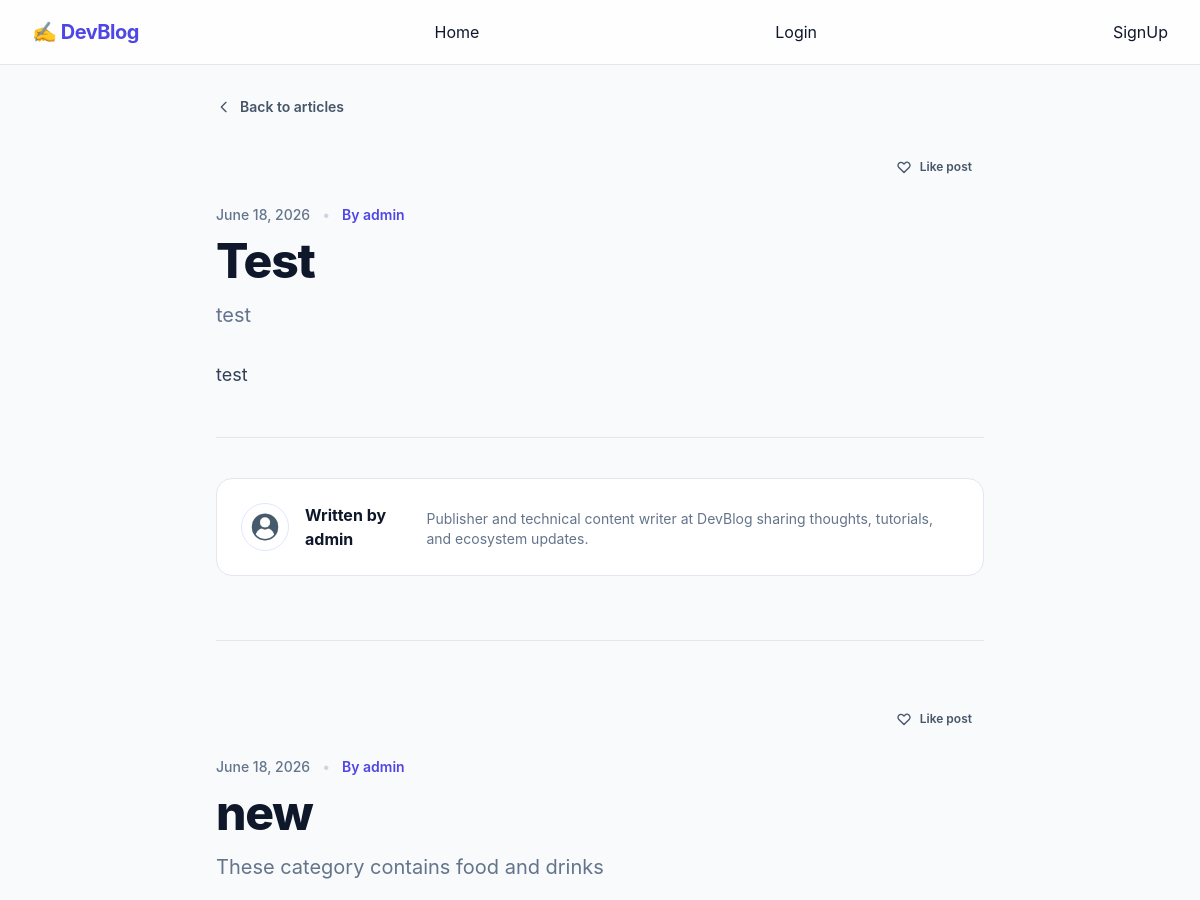
The app's page / (upper part), older data.
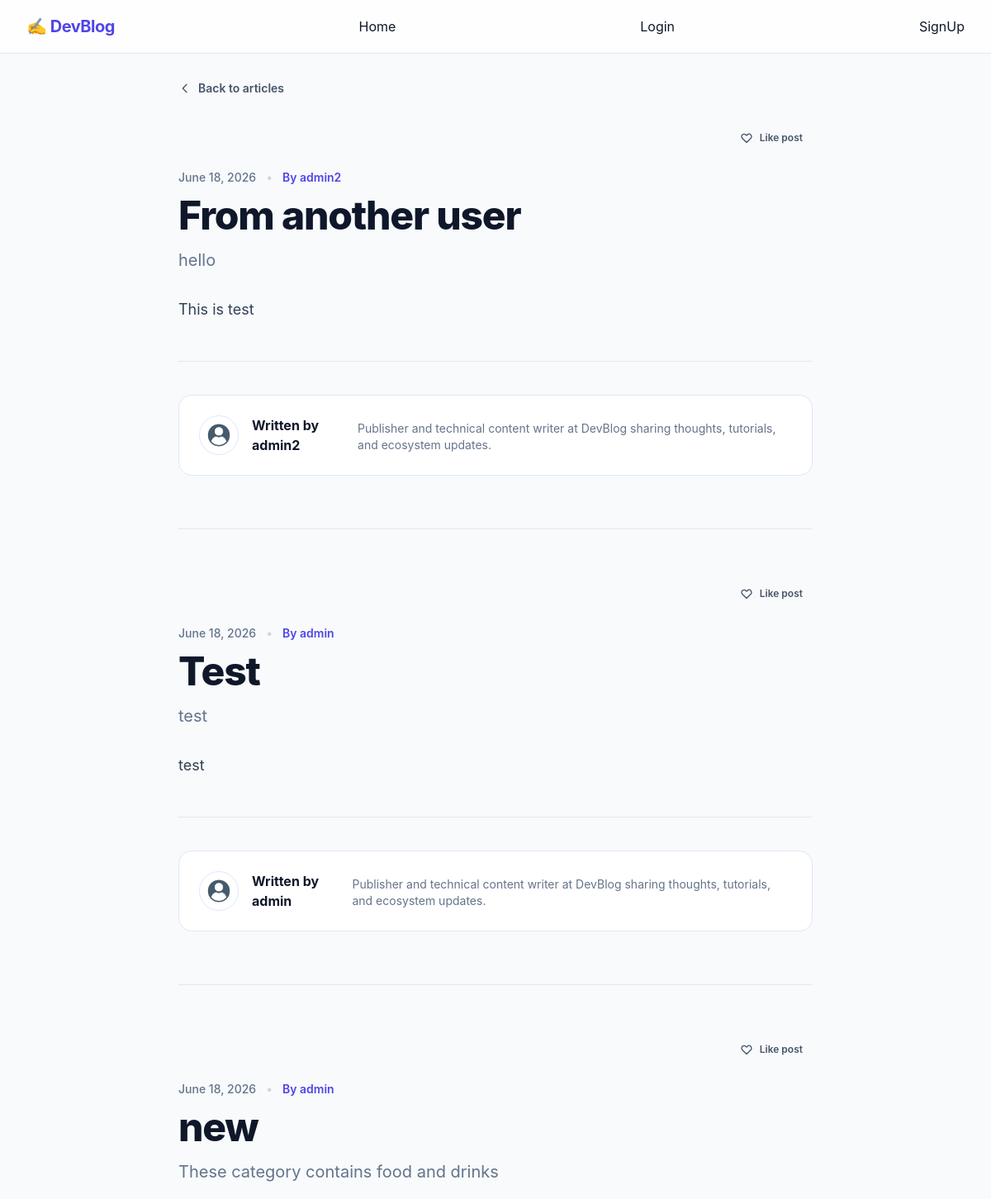
The same page, newer data.
### posts/models.py (models this page shows, shortened)
class Post(models.Model):
    title = models.CharField(max_length=100)
    desc = models.CharField(max_length=600)
    author = models.ForeignKey(CustomUser, on_delete=models.CASCADE)
    image = models.ImageField(upload_to='posts/', null=True, blank=True)
    body = models.TextField()
    category = models.ForeignKey(Category, on_delete=models.SET_NULL, null=True, blank=True)
    created_at = models.DateTimeField(auto_now_add=True)
    @property
    def users_who_liked(self):
        return [like.user for like in self.likes.all()]

### accounts/models.py (models this page shows)
class CustomUser(AbstractUser):
    age = models.IntegerField(null=True, blank=True)
    profile_img = models.ImageField(upload_to='avatars/', default='default_profile.jpg', blank=True)
    phone_number = models.CharField(max_length=15, blank=True, null=True)

### home/views.py (the view)
# urls.py: path('', HomeView.as_view(), name='home')
class HomeView(View):
    def get(self, request):
        posts = Post.objects.order_by('-id')[:6]
        return render(request, 'index.html', {'posts':posts})

### templates/index.html (shortened to what the changed rows need)
{% extends 'base.html' %}
{% block content %}
<div class="max-w-3xl mx-auto">
    <div class="space-y-16">
        {% for post in posts %}
            <div class="border-b border-slate-200 pb-16 last:border-b-0 last:pb-0">
                <div class="mb-6 flex items-center justify-end">
                    <form method="POST" action="{% url 'like' post.pk %}" class="inline-block">
                        {% if request.user in post.users_who_liked.all or request.user in post.users_who_liked %}
                            <button type="submit" class="inline-flex items-center gap-2 text-xs font-semibold text-rose-600 bg-rose-50 hover:bg-rose-100 px-3 py-1.5 rounded-full transition-colors">
                                <svg class="h-4 w-4 fill-rose-600" xmlns="http://www.w3.org/2000/svg" viewBox="0 0 24 24">
                                    <path d="M12 21.35l-1.45-1.32C5.4 15.36 2 12.28 2 8.5 2 5.42 4.42 3 7.5 3c1.74 0 3.41.81 4.5 2.09C13.09 3.81 14.76 3 16.5 3 19.58 3 22 5.42 22 8.5c0 3.78-3.4 6.86-8.55 11.54L12 21.35z"/>
                                </svg>
                                <span>Liked</span>
                            </button>
                        {% else %}
                            <button type="submit" class="inline-flex items-center gap-2 text-xs font-semibold text-slate-600 bg-slate-50 hover:bg-slate-100 hover:text-slate-900 px-3 py-1.5 rounded-full transition-colors">
                                <svg class="h-4 w-4 fill-none stroke-current stroke-2" xmlns="http://www.w3.org/2000/svg" viewBox="0 0 24 24">
                                    <path stroke-linecap="round" stroke-linejoin="round" d="M4.318 6.318a4.5 4.5 0 000 6.364L12 20.364l7.682-7.682a4.5 4.5 0 00-6.364-6.364L12 7.636l-1.318-1.318a4.5 4.5 0 00-6.364 0z" />
                                </svg>
                                <span>Like post</span>
                            </button>
                        {% endif %}
                    </form>
                </div>
                <a href="{% url 'post-detail' post.pk %}">
                    <header class="mb-8">
                        <div class="flex items-center gap-x-3 text-sm text-slate-500 mb-3">
                            <time datetime="{{ post.created_at|date:'Y-m-d' }}" class="font-medium">
                                {{ post.created_at|date:"F d, Y" }}
                            </time>
                            <span class="text-slate-300">•</span>
                            <span class="inline-flex items-center gap-1 font-semibold text-indigo-600">
                                By {{ post.author }}
                            </span>
                        </div>
                        <h1 class="text-3xl font-extrabold tracking-tight text-slate-900 sm:text-4xl md:text-5xl leading-tight">
                            {{ post.title }}
                        </h1>
                        {% if post.desc %}
                            <p class="mt-4 text-lg md:text-xl text-slate-500 font-normal leading-relaxed">
                                {{ post.desc }}
                            </p>
                        {% endif %}
                    </header>
                    <div class="prose prose-indigo max-w-none text-slate-700 leading-relaxed space-y-6 text-base md:text-lg">
                        {{ post.body|linebreaks }}
                    </div>
                </a>
                 <a href="{% url 'user-profile' post.author.username %}">
                    <section class="mt-12 pt-10 border-t border-slate-200">
                        <div class="bg-white rounded-2xl border border-slate-200 p-6 flex flex-col sm:flex-row items-start sm:items-center gap-4">
                            <div class="h-12 w-12 rounded-full overflow-hidden bg-indigo-50 border border-indigo-100 flex items-center justify-center text-indigo-600 font-bold text-lg uppercase shadow-inner flex-shrink-0">
                                    {% if post.author.profile_img %}
                                        <img src="{{ post.author.profile_img.url }}" alt="{{ post.author }}" class="w-full h-full object-cover">
                                    {% else %}
                                        {{ post.author|slice:":1" }}
                                    {% endif %}
                                </div>
                                <h3 class="text-base font-bold text-slate-900">Written by {{ post.author }}</h3>
                                <p class="text-sm text-slate-500 mt-1">Publisher and technical content writer at DevBlog sharing thoughts, tutorials, and ecosystem updates.</p>
                        </div>
                    </section>
                 </a>
            </div>
        {% endfor %}
    </div>
</div>
{% endblock %}

Row changes from the older to the newer data that the page shows:
added Post: shows "Like post", created_at "June 18, 2026", author "admin2", title "From another user", desc "hello", body "This is test", author.profile_img (placeholder picture)
